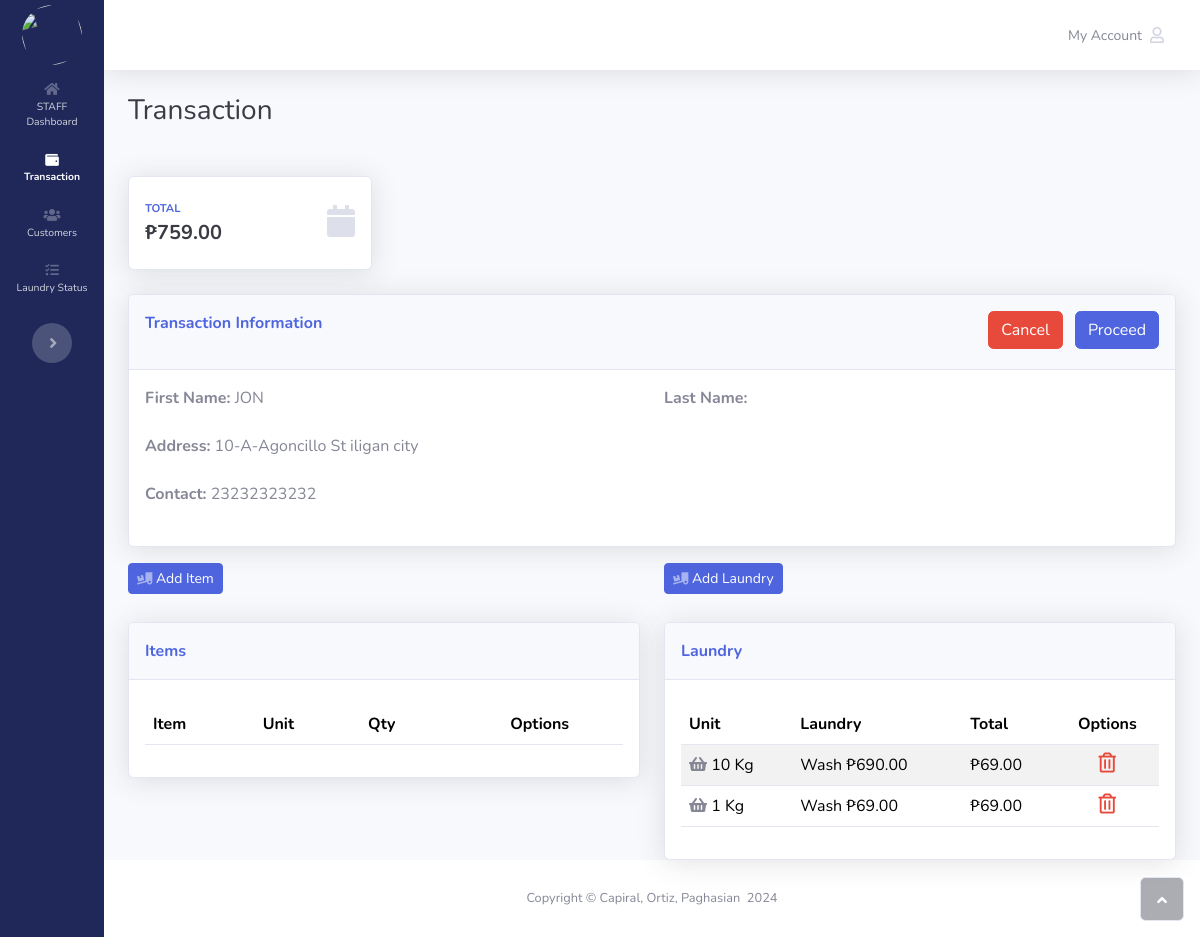
Page /transaction.php (signed in) on the committed database.
### tables this page shows
CREATE TABLE `transactions` (
  `id` int(11) NOT NULL,
  `user_id` int(11) DEFAULT NULL,
  `customer_id` int(11) DEFAULT NULL,
  `total` decimal(10,2) DEFAULT NULL,
  `amount` decimal(10,2) DEFAULT NULL,
  `status` varchar(255) DEFAULT NULL,
  `created_at` datetime DEFAULT current_timestamp()
);

CREATE TABLE `customers` (
  `id` int(11) NOT NULL,
  `fullname` varchar(255) DEFAULT NULL,
  `address` varchar(255) DEFAULT NULL,
  `contact` varchar(255) DEFAULT NULL,
  `created_at` datetime DEFAULT current_timestamp()
);

CREATE TABLE `laundry` (
  `id` int(11) NOT NULL,
  `transaction_id` int(11) DEFAULT NULL,
  `kilo` double DEFAULT NULL,
  `type` int(11) DEFAULT NULL,
  `status` varchar(255) DEFAULT NULL,
  `date0` datetime DEFAULT NULL,
  `date1` datetime DEFAULT NULL,
  `date2` datetime DEFAULT NULL,
  `date3` datetime DEFAULT NULL,
  `date4` datetime DEFAULT NULL,
  `created_at` datetime DEFAULT current_timestamp()
);

CREATE TABLE `prices` (
  `id` int(11) NOT NULL,
  `name` varchar(255) DEFAULT NULL,
  `unit` varchar(255) DEFAULT NULL,
  `price` decimal(10,2) DEFAULT NULL,
  `created_at` datetime DEFAULT current_timestamp()
);

### functions/views/get-data.php (the view, shortened to what this page needs)
<?php
include_once 'functions/connection.php';
    ?>
    <?php
function get_transaction ($id){
    global $db;
    $sql = 'SELECT t.id, c.fullname, c.address, c.contact
            FROM transactions AS t
            JOIN customers AS c ON t.customer_id = c.id
            WHERE t.status = "pending" AND t.user_id = '.$id.';
            ';
    $stmt = $db->prepare($sql);
    $stmt->execute();
    $results = $stmt->fetchAll();
    return $results;
}

### functions/views/get-data.php (the view, shortened to what this page needs)
<?php
include_once 'functions/connection.php';
function customer_list (){
    global $db;
    $sql = 'SELECT * FROM customers ORDER BY fullname ASC';
    $stmt = $db->prepare($sql);
    $stmt->execute();
    $results = $stmt->fetchAll();
    foreach ($results as $row) {
    $fullname = $row['fullname'];
    ?>
        <option value="<?php echo $row['id']; ?>"><?php echo $fullname; ?></option>
    <?php
    }
}
    ?>
    <?php
function price_list (){
    global $db;
    $sql = 'SELECT * FROM prices ORDER BY name ASC';
    $stmt = $db->prepare($sql);
    $stmt->execute();
    $results = $stmt->fetchAll();
    foreach ($results as $row) {
    $name = $row['name'];
    ?>
        <option value="<?php echo $row['id']; ?>" data-unit="<?php echo $row['unit']; ?>"><?php echo $name; ?> | ₱<?php echo $row['price']; ?></option>
    <?php
    }
}
function get_transaction ($id){
    global $db;
    $sql = 'SELECT t.id, c.fullname, c.address, c.contact
            FROM transactions AS t
            JOIN customers AS c ON t.customer_id = c.id
            WHERE t.status = "pending" AND t.user_id = '.$id.';
            ';
    $stmt = $db->prepare($sql);
    $stmt->execute();
    $results = $stmt->fetchAll();
    return $results;
}

### transaction.php (shortened to what this page needs)
<?php
    include_once 'functions/views/get-data.php';
   foreach (get_transaction($_SESSION['id']) as $row) {
        $fullname = $row['fullname'];
        $name = explode(' ', $fullname);
        $firstname = $name[0];
        $address = $row['address'];
        $contact = $row['contact'];
    }
    $sql = "SELECT l.kilo, p.price
            FROM laundry AS l
            JOIN transactions AS t ON l.transaction_id = t.id
            JOIN prices AS p ON l.type = p.id
            WHERE t.user_id = :user_id AND t.status = 'pending'";
    $stmt = $db->prepare($sql);
    $stmt->bindParam(':user_id', $_SESSION['id']);
    $stmt->execute();
    $results = $stmt->fetchAll();
    $total_price = 0;
    foreach ($results as $row) {
        $total_price += $row['price'] * $row['kilo'];
    }
?>
<!DOCTYPE html>
<html data-bs-theme="light" lang="en">
<head>
    <link rel="stylesheet" href="assets/bootstrap/css/bootstrap.min.css">
    <link rel="stylesheet" href="assets/fonts/fontawesome-all.min.css">
    <link rel="stylesheet" href="assets/css/bs-theme-overrides.css">
    <link rel="stylesheet" href="assets/css/dataTables.bootstrap5.min.css">
    <link rel="stylesheet" href="assets/css/bootstrap-select.min.css">
</head>
<body id="page-top">
    <div id="wrapper">
        <nav class="navbar navbar-dark align-items-start sidebar sidebar-dark accordion p-0 toggled" style="background: var(--bs-primary-text-emphasis);">
            <div class="container-fluid d-flex flex-column p-0"><a class="navbar-brand d-flex justify-content-center align-items-center sidebar-brand m-0" href="index.php">
                    <div class="sidebar-brand-icon rotate-n-15"><img class="rounded-circle" src="assets/img/washing-clothes.gif" width="60" height="60"></div>
                </a>
                <ul class="navbar-nav text-light" id="accordionSidebar">
                    <?php
                        include_once 'functions/views/navbar.php';
                    ?>
                </ul>
                <div class="text-center d-none d-md-inline"><button class="btn rounded-circle border-0" id="sidebarToggle" type="button"></button></div>
            </div>
        </nav>
        <div class="d-flex flex-column" id="content-wrapper">
            <div id="content">
                <nav class="navbar navbar-light navbar-expand bg-white shadow mb-4 topbar static-top">
                    <div class="container-fluid"><button class="btn btn-link d-md-none rounded-circle me-3" id="sidebarToggleTop" type="button"><i class="fas fa-bars"></i></button>
                        <ul class="navbar-nav flex-nowrap ms-auto">
                            <li class="nav-item dropdown no-arrow">
                                <div class="nav-item dropdown no-arrow"><a class="dropdown-toggle nav-link" aria-expanded="false" data-bs-toggle="dropdown" href="#"><span class="d-none d-lg-inline me-2 text-gray-600 small">My Account</span><i class="far fa-user"></i></a>
                                </div>
                            </li>
                        </ul>
                    </div>
                </nav>
                <div class="container-fluid">
                    <div class="d-sm-flex justify-content-between align-items-center mb-4">
                        <h3 class="text-dark mb-0">Transaction</h3>
                    </div>
                    <div class="row <?php if ($fullname == 'NONE') {echo 'd-none';}?>">
                        <div class="col-md-6 col-xl-3 mb-4">
                            <div class="card shadow border-start-primary py-2">
                                <div class="card-body">
                                    <div class="row align-items-center no-gutters">
                                        <div class="col me-2">
                                            <div class="text-uppercase text-primary fw-bold text-xs mb-1"><span>Total</span></div>
                                            <div class="text-dark fw-bold h5 mb-0"><span class="total">₱<?= number_format($total_price, 2)?></span></div>
                                        </div>
                                        <div class="col-auto"><i class="fas fa-calendar fa-2x text-gray-300"></i></div>
                                    </div>
                                </div>
                            </div>
                        </div>
                    </div>
                    <div class="card shadow mb-3 <?php if ($fullname == 'NONE') {echo 'd-none';}?>">
                        <div class="card-header py-3">
                            <div class="row">
                                <div class="col">
                                    <p class="text-primary m-0 fw-bold">Transaction Information</p>
                                </div>
                                <div class="col text-end">
                                    <button class="btn btn-danger mx-2 mb-1" type="button" data-bs-target="#confirm" data-bs-toggle="modal">Cancel</button>
                                    <button class="btn btn-primary mb-1" type="button" data-bs-target="#proceed" data-bs-toggle="modal">Proceed</button></div>
                            </div>
                        </div>
                        <div class="card-body">
                            <form>
                            <div class="row">
                                    <div class="col">
                                        <div class="mb-3">
                                            <label class="form-label" for="first_name"><strong>First Name:</strong></label>
                                            <label class="form-label" id="first_name"><?php echo $firstname ?></label>
                                        </div>
                                    </div>
                                    <div class="col">
                                        <div class="mb-3">
                                            <label class="form-label" for="last_name"><strong>Last Name:</strong></label>
                                        </div>
                                    </div>
                                </div>
                                <div class="mb-3">
                                    <label class="form-label" for="address"><strong>Address:</strong></label>
                                    <label class="form-label" id="address"><?php echo $address ?></label>
                                </div>
                                <div class="mb-3">
                                    <label class="form-label" for="contact"><strong>Contact:</strong></label>
                                    <label class="form-label" id="contact"><?php echo $contact ?></label>
                                </div>
                            </form>
                        </div>
                    </div>
                    <div class="row">
                        <div class="col">
                            <div class="d-sm-flex justify-content-between align-items-center mb-4">
                                <button class="btn btn-primary btn-sm mb-1 <?php if ($fullname == 'NONE') {echo 'd-none';}?>" type="button" data-bs-target="#add" data-bs-toggle="modal"><i class="fas fa-truck-loading fa-sm text-white-50"></i>&nbsp;Add Item</button>
                            </div>
                                <div class="card shadow <?php if ($fullname == 'NONE') {echo 'd-none';}?>">
                                    <div class="card-header py-3">
                                        <p class="text-primary m-0 fw-bold">Items</p>
                                    </div>
                                    <div class="card-body">
                                        <div class="table-responsive table mt-2" role="grid" aria-describedby="dataTable_info">
                                            <table class="table table-striped my-0" id="dataTable">
                                                <thead>
                                                    <tr>
                                                        <th>Item</th>
                                                        <th>Unit</th>
                                                        <th>Qty</th>
                                                        <th class="text-center">Options</th>
                                                    </tr>
                                                </thead>
                                                    <?php include_once 'functions/views/products.php' ?>
                                            </table>
                                        </div>
                                    </div>
                                </div>
                        </div>
                        <div class="col">
                            <div class="d-sm-flex justify-content-between align-items-center mb-4">
                                <button class="btn btn-primary btn-sm mb-1 <?php if ($fullname == 'NONE') {echo 'd-none';}?>" type="button" data-bs-target="#laundry-add" data-bs-toggle="modal"><i class="fas fa-truck-loading fa-sm text-white-50"></i>&nbsp;Add Laundry</button>
                            </div>
                            <div class="card shadow <?php if ($fullname == 'NONE') {echo 'd-none';}?>">
                                <div class="card-header py-3">
                                    <p class="text-primary m-0 fw-bold">Laundry</p>
                                </div>
                                <div class="card-body">
                                    <div class="table-responsive table mt-2" role="grid" aria-describedby="dataTable_info">
                                        <table class="table table-striped my-0" id="dataTable">
                                            <thead>
                                                <tr>
                                                    <th>Unit</th>
                                                    <th>Laundry</th>
                                                    <th>Total</th>
                                                    <th class="text-center">Options</th>
                                                </tr>
                                            </thead>
                                            <tbody>
                                                <?php include_once 'functions/views/laundry.php' ?>
                                            </tbody>
                                        </table>
                                    </div>
                                </div>
                            </div>
                        </div>
                    </div>
                </div>
            </div>
            <footer class="bg-white sticky-footer">
                <div class="container my-auto">
                    <div class="text-center my-auto copyright"><span>Copyright © Capiral, Ortiz, Paghasian &nbsp;2024</span></div>
                </div>
            </footer>
        </div><a class="border rounded d-inline scroll-to-top" href="#page-top"><i class="fas fa-angle-up"></i></a>
    </div>
</body>
</html>

### functions/views/laundry.php (shortened to what this page needs)
<?php
include_once 'functions/connection.php';
$user_id = $_SESSION['id'];
$sql = 'SELECT l.id, l.kilo, l.type, p.name AS type, p.price AS price, p.unit
        FROM laundry AS l
        JOIN transactions AS t ON l.transaction_id = t.id
        JOIN prices AS p ON l.type = p.id
        WHERE t.user_id = :user_id AND t.status = "pending"';
$stmt = $db->prepare($sql);
$stmt->bindParam(':user_id', $user_id);
$stmt->execute();
$results = $stmt->fetchAll();
foreach ($results as $row) {
?>
    <tr>
        <td><i class="fas fa-shopping-basket text-gray-600"></i>  <?php echo $row['kilo'].' '.$row['unit']; ?></td>
        <td><?php echo $row['type']; ?>  ₱<?php echo number_format($row['price'] * $row['kilo'], 2)?></td>
        <td>₱<?php echo number_format($row['price'], 2)?></td>
        <td class="text-center">
        <a class="mx-1" href="#" data-bs-target="#laundry-remove" data-bs-toggle="modal" data-id="<?php echo $row['id']?>" ><i class="far fa-trash-alt text-danger" style="font-size: 20px;"></i></a>
        </td>
    </tr>
<?php
}

### assets/css/bs-theme-overrides.css (style rules this page uses)
:root, [data-bs-theme=light] { --bs-primary: #4e65df; --bs-primary-rgb: 78,101,223; --bs-primary-text-emphasis: #1F2859; --bs-primary-bg-subtle: #DCE0F9; --bs-primary-border-subtle: #B8C1F2; }
.btn-primary { --bs-btn-color: #fff; --bs-btn-bg: #4e65df; --bs-btn-border-color: #4e65df; --bs-btn-hover-color: #fff; --bs-btn-hover-bg: #4256BE; --bs-btn-hover-border-color: #3E51B2; --bs-btn-focus-shadow-rgb: 228,232,250; --bs-btn-active-color: #fff; --bs-btn-active-bg: #3E51B2; --bs-btn-active-border-color: #3B4CA7; --bs-btn-disabled-color: #fff; --bs-btn-disabled-bg: #4e65df; --bs-btn-disabled-border-color: #4e65df; }

### rows in the picture
transactions: customer.fullname "JON", customer.address "10-A-Agoncillo St iligan city", customer.contact "23232323232"
laundry: kilo "10", type.unit "Kg", type.name "Wash", $row['price'] * $row['kilo'] "690.00", type.price "69.00"
laundry: kilo "1", type.unit "Kg", type.name "Wash", $row['price']*$row['kilo'] "69.00", type.price "69.00"

### other values in the picture
$total_price "759.00"
